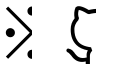

The script that saved this image:
#!/usr/bin/env python3
from PIL import Image, ImageDraw, ImageFont

# 画像のサイズ
font_size = 64
width, height = font_size * 4, font_size

COLOR_WHITE=(0xFF, 0xFF, 0xFF)
COLOR_BLACK=(0, 0, 0)
image = Image.new('RGB', (width, height), color=COLOR_WHITE)

draw = ImageDraw.Draw(image)

font_path = "build/EAW-CONSOLE-Regular.ttf"
font = ImageFont.truetype(font_path, font_size)

draw.text((0, 0), '※', font=font, fill=COLOR_BLACK)
draw.rectangle([(font_size / 2, 0), (font_size, font_size)], fill=COLOR_WHITE)
draw.text((font_size * 2, 0), '', font=font, fill=COLOR_BLACK)
draw.rectangle([(font_size * 2 + font_size / 2, 0), (font_size * 3, font_size)], fill=COLOR_WHITE)

image.save("sample/error/error3.png")

image.show()
